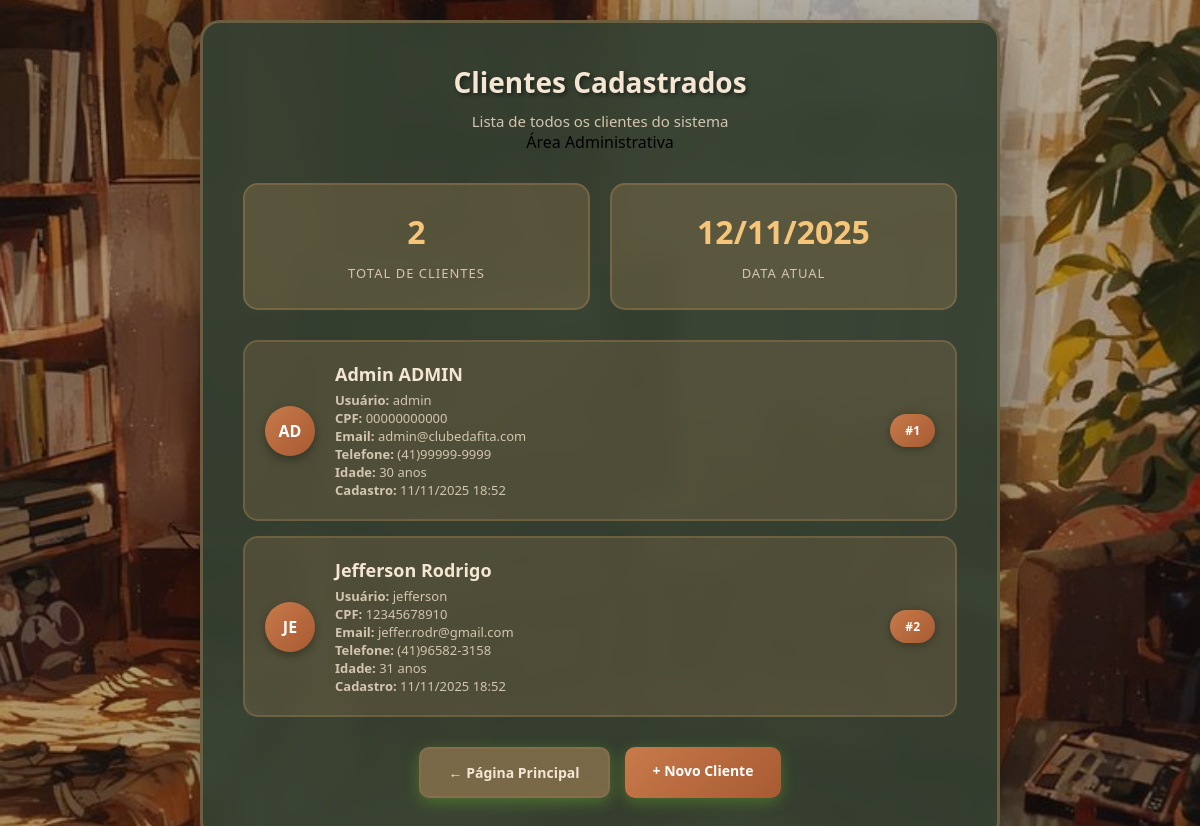
/pages/index.php?page=usuarios (signed in), run on the app's committed database.
### tables this page shows
CREATE TABLE IF NOT EXISTS cliente (
    id_cliente INT NOT NULL AUTO_INCREMENT,
    nome_cliente VARCHAR(50) NOT NULL,
    cpf_cliente CHAR(20) NOT NULL,
    idade_cliente TINYINT NOT NULL,
    telefone_cliente CHAR(20) NOT NULL,
    email_cliente VARCHAR(50) NOT NULL,
    username VARCHAR(50) NOT NULL,
    password VARCHAR(255) NOT NULL,
    is_admin BOOLEAN DEFAULT FALSE,
    data_cadastro TIMESTAMP DEFAULT CURRENT_TIMESTAMP,
    PRIMARY KEY (id_cliente),
    UNIQUE KEY cpf_cliente (cpf_cliente),
    UNIQUE KEY username (username)
 );

### pages/index.php (the view, shortened to what this page needs)
<?php
$page = $_GET['page'] ?? 'home';
$conn = include '../config/config.php';
$acesso_negado = false;
?>
<!DOCTYPE html>
<html lang="pt-br">
<head>
    <link rel="stylesheet" href="../css/index.css">
</head>
<body class="<?php echo $page; ?>">
    <?php if ($page === 'home'): ?>
        <div class="home-container">
            <h1>Clube da Fita</h1>
            <?php if (isset($_SESSION['usuario_logado'])): ?>
                <div class="usuario-info-box">
                    <p>Bem-vindo, <strong><?php echo htmlspecialchars($_SESSION['nome_cliente'] ?? $_SESSION['usuario_logado']); ?></strong>!</p>
                    <?php if ($_SESSION['is_admin']): ?>
                        <span class="badge-admin">ADMINISTRADOR</span>
                    <?php endif; ?>
                </div>
            <?php else: ?>
                <p>Bem-vindo! Escolha uma opção:</p>
            <?php endif; ?>
            <div class="buttons-container">
                <?php if (isset($_SESSION['usuario_logado'])): ?>
                    <a href="home.php" class="btn-link btn-destaque">
                        <span class="btn-icon">🎬</span>
                        Ir para Página Inicial
                    </a>
                <?php endif; ?>
                <?php if (!isset($_SESSION['usuario_logado'])): ?>
                    <a href="../pages/index.php?page=cadastro" class="btn-link">Fazer Cadastro</a>
                    <a href="../pages/index.php?page=login" class="btn-link">Fazer Login</a>
                <?php else: ?>
                    <?php if ($_SESSION['is_admin']): ?>
                        <a href="../pages/index.php?page=usuarios" class="btn-link">Ver Clientes</a>
                    <?php endif; ?>
                    <form method="POST" action="../pages/index.php?page=logout" style="width: 100%;">
                        <button type="submit" class="btn-link" style="width: 100%; border: none; cursor: pointer;">Sair</button>
                    </form>
                <?php endif; ?>
            </div>
            <div class="info-box">
                <p>Nós somos o clube da fita.</p>
                <p>Aqui você acha o filme que precisa e muito mais.</p>
            </div>
        </div>
    <?php elseif ($page === 'usuarios'): ?>
    <?php if ($acesso_negado): ?>
            <div class="home-container">
                <h1>Acesso Negado</h1>
                <div class="acesso-negado-box">
                    <p>🚫</p>
                    <p>Você não tem permissão para acessar esta página.</p>
                    <p>Apenas administradores podem visualizar a lista de clientes.</p>
                </div>
                <div class="buttons-container">
                    <a href="../pages/index.php" class="btn-link">← Voltar ao Início</a>
                    <?php if (!isset($_SESSION['usuario_logado'])): ?>
                        <a href="../pages/index.php?page=login" class="btn-link">Fazer Login</a>
                    <?php endif; ?>
                </div>
            </div>
        <?php else: ?>
            <div class="usuarios-container">
                <div class="usuarios-header">
                    <h1>Clientes Cadastrados</h1>
                    <p>Lista de todos os clientes do sistema</p>
                    <span class="badge-admin-header">Área Administrativa</span>
                </div>
                <?php
                $clientes_query = "SELECT * FROM cliente ORDER BY data_cadastro DESC";
                $clientes_result = $conn->query($clientes_query);
                if ($clientes_result->num_rows == 0): ?>
                    <div class="usuarios-vazio">
                        <p>Nenhum cliente cadastrado ainda.</p>
                        <a href="../pages/index.php?page=cadastro" class="btn-link">Fazer primeiro cadastro</a>
                    </div>
                <?php else: ?>
                    <div class="usuarios-stats">
                        <div class="stat-card">
                            <span class="stat-number"><?php echo $clientes_result->num_rows; ?></span>
                            <span class="stat-label">Total de Clientes</span>
                        </div>
                        <div class="stat-card">
                            <span class="stat-number"><?php echo date('d/m/Y'); ?></span>
                            <span class="stat-label">Data Atual</span>
                        </div>
                    </div>
                    <div class="usuarios-lista">
                        <?php
                        $index = 0;
                        while ($cliente = $clientes_result->fetch_assoc()):
                            $index++;
                        ?>
                            <div class="usuario-card cliente-card">
                                <div class="usuario-avatar">
                                    <?php echo strtoupper(substr($cliente['nome_cliente'], 0, 2)); ?>
                                </div>
                                <div class="usuario-info">
                                    <h3>
                                        <?php echo htmlspecialchars($cliente['nome_cliente']); ?>
                                        <?php if ($cliente['is_admin']): ?>
                                            <span class="badge-mini-admin">ADMIN</span>
                                        <?php endif; ?>
                                    </h3>
                                    <p><strong>Usuário:</strong> <?php echo htmlspecialchars($cliente['username']); ?></p>
                                    <p><strong>CPF:</strong> <?php echo htmlspecialchars($cliente['cpf_cliente']); ?></p>
                                    <p><strong>Email:</strong> <?php echo htmlspecialchars($cliente['email_cliente']); ?></p>
                                    <p><strong>Telefone:</strong> <?php echo htmlspecialchars($cliente['telefone_cliente']); ?></p>
                                    <p><strong>Idade:</strong> <?php echo $cliente['idade_cliente']; ?> anos</p>
                                    <?php if ($cliente['data_cadastro']): ?>
                                        <p><strong>Cadastro:</strong> <?php echo date('d/m/Y H:i', strtotime($cliente['data_cadastro'])); ?></p>
                                    <?php endif; ?>
                                </div>
                                <div class="usuario-badge">
                                    #<?php echo $index; ?>
                                </div>
                            </div>
                        <?php endwhile; ?>
                    </div>
                <?php endif; ?>
                <div class="usuarios-actions">
                    <a href="../pages/index.php" class="btn-voltar">← Página Principal</a>
                    <a href="../pages/index.php?page=cadastro" class="btn-cadastro-link">+ Novo Cliente</a>
                </div>
            </div>
        <?php endif; ?>
    <?php endif; ?>
</body>
</html>

### css/index.css (style rules this page uses)
* { margin: 0; padding: 0; box-sizing: border-box; }
body { font-family: 'Segoe UI', Tahoma, Geneva, Verdana, sans-serif; min-height: 100vh; display: flex; justify-content: center; align-items: center; padding: 20px; position: relative; overflow-x: hidden; background: url('img/download14.jpg') center/cover no-repeat fixed; }
body::before { content: ''; position: fixed; top: 0; left: 0; width: 100%; height: 100%; background: rgba(0, 0, 0, 0.3); pointer-events: none; z-index: 0; }
.home-container, .form-container, .usuarios-container { background: rgba(52, 64, 49, 0.95); border-radius: 20px; box-shadow: 0 25px 50px rgba(0, 0, 0, 0.4); backdrop-filter: blur(10px); border: 3px solid rgba(139, 116, 78, 0.6); animation: slideIn 0.8s ease-out; width: 100%; position: relative; z-index: 1; }
.usuarios-container { max-width: 800px; padding: 40px; }
.usuarios-header { text-align: center; margin-bottom: 30px; }
.usuarios-header h1 { font-size: 28px; font-weight: 700; color: #f5e6d3; margin-bottom: 10px; text-shadow: 2px 2px 4px rgba(0, 0, 0, 0.5); }
.usuarios-header p { color: #d4c5b0; font-size: 15px; }
.usuarios-stats { display: grid; grid-template-columns: repeat(auto-fit, minmax(200px, 1fr)); gap: 20px; margin-bottom: 30px; }
.stat-card { background: rgba(139, 116, 78, 0.4); padding: 25px; border-radius: 15px; text-align: center; border: 2px solid rgba(139, 116, 78, 0.6); }
.stat-number { display: block; font-size: 32px; font-weight: 700; color: #f5c57a; margin-bottom: 8px; }
.stat-label { font-size: 13px; color: #d4c5b0; text-transform: uppercase; letter-spacing: 1px; }
.usuarios-lista { display: flex; flex-direction: column; gap: 15px; margin-bottom: 30px; }
.usuario-card { display: flex; align-items: center; background: rgba(139, 116, 78, 0.3); padding: 20px; border-radius: 15px; border: 2px solid rgba(139, 116, 78, 0.5); transition: all 0.3s ease; }
.usuario-avatar { width: 50px; height: 50px; background: linear-gradient(135deg, #c77a4a, #a85a32); border-radius: 50%; display: flex; align-items: center; justify-content: center; color: white; font-weight: 700; font-size: 16px; margin-right: 20px; box-shadow: 0 4px 10px rgba(0, 0, 0, 0.3); }
.usuario-info { flex: 1; }
.usuario-info h3 { color: #f5e6d3; font-size: 18px; margin-bottom: 5px; }
.usuario-info p { color: #d4c5b0; font-size: 13px; }
.usuario-badge { background: linear-gradient(135deg, #c77a4a, #a85a32); color: white; padding: 8px 15px; border-radius: 20px; font-weight: 600; font-size: 12px; box-shadow: 0 2px 8px rgba(0, 0, 0, 0.3); }
.usuarios-actions { display: flex; gap: 15px; justify-content: center; flex-wrap: wrap; }
.btn-voltar, .btn-cadastro-link { padding: 14px 28px; border-radius: 10px; text-decoration: none; font-weight: 600; font-size: 14px; transition: all 0.3s ease; box-shadow: 0 4px 15px rgba(124, 223, 38, 0.3); }
.btn-voltar { background: rgba(139, 116, 78, 0.8); color: #f5e6d3; border: 2px solid rgba(139, 116, 78, 0.6); }
.btn-cadastro-link { background: linear-gradient(135deg, #c77a4a, #a85a32); color: white; }

### data on the page
cliente: nome_cliente "AD", nome_cliente "Admin", is_admin "ADMIN", username "admin", cpf_cliente "00000000000", email_cliente "admin@clubedafita.com", telefone_cliente "(41)99999-9999", idade_cliente "30", data_cadastro "11/11/2025 18:52"
cliente: nome_cliente "JE", nome_cliente "Jefferson Rodrigo", username "jefferson", cpf_cliente "12345678910", email_cliente "jeffer.rodr@gmail.com", telefone_cliente "(41)96582-3158", idade_cliente "31", data_cadastro "11/11/2025 18:52"

### other printed values
$clientes_result->num_rows "2"
